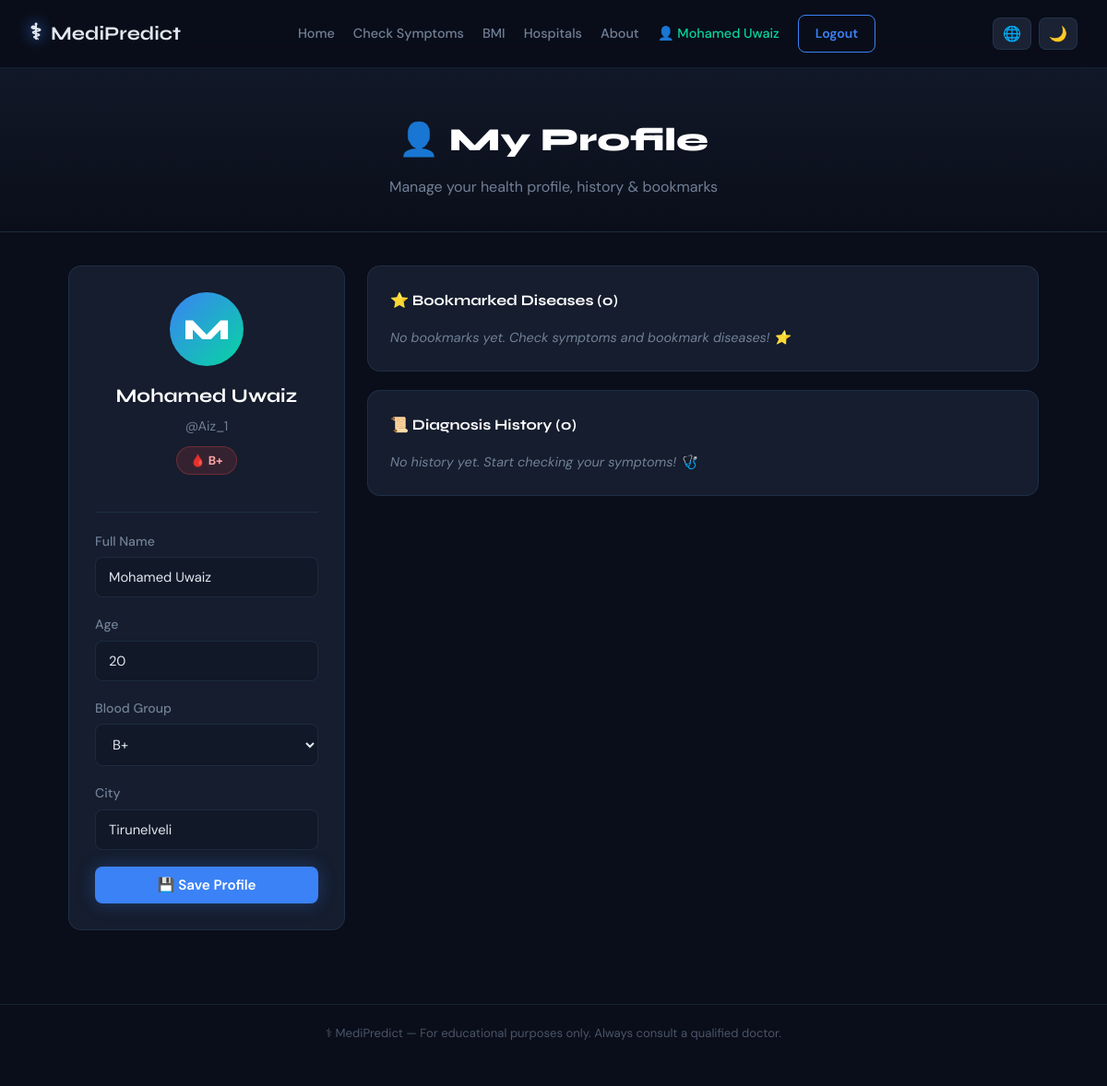
Screenshot of /profile (signed in) with the database file from the repository.
### tables this page shows
CREATE TABLE users (
        id INTEGER PRIMARY KEY AUTOINCREMENT,
        username TEXT UNIQUE NOT NULL,
        password TEXT NOT NULL,
        name TEXT, age INTEGER, blood_group TEXT, city TEXT,
        created_at TEXT DEFAULT CURRENT_TIMESTAMP
    );

### app.py (the view, shortened to what this page needs)
@app.route('/profile', methods=['GET', 'POST'])
def profile():
    if not session.get('user_id'):
        return redirect(url_for('login'))
    user = get_user_by_id(session['user_id'])
    history = get_history(session['user_id'])
    bookmarks = get_bookmarks(session['user_id'])
    return render_template('profile.html', user=user, history=history, bookmarks=bookmarks)

### app.py (called while the page is built)
def get_user_by_id(uid):
    conn = sqlite3.connect(DB_PATH)
    c = conn.cursor()
    c.execute('SELECT * FROM users WHERE id=?', (uid,))
    row = c.fetchone()
    conn.close()
    if row:
        return {'id': row[0], 'username': row[1], 'name': row[3],
                'age': row[4], 'blood_group': row[5], 'city': row[6]}
    return None

def get_history(user_id):
    conn = sqlite3.connect(DB_PATH)
    c = conn.cursor()
    c.execute('SELECT symptoms, predictions, checked_at FROM history WHERE user_id=? ORDER BY id DESC LIMIT 10', (user_id,))
    rows = c.fetchall()
    conn.close()
    return [{'symptoms': json.loads(r[0]), 'predictions': json.loads(r[1]), 'checked_at': r[2]} for r in rows]

def get_bookmarks(user_id):
    conn = sqlite3.connect(DB_PATH)
    c = conn.cursor()
    c.execute('SELECT disease FROM bookmarks WHERE user_id=?', (user_id,))
    rows = c.fetchall()
    conn.close()
    return [r[0] for r in rows]

### templates/profile.html (shortened to what this page needs)
{% extends "base.html" %}
{% block content %}
<div class="page-header">
    <div class="container">
        <h1 class="page-title">👤 My Profile</h1>
        <p class="page-subtitle">Manage your health profile, history & bookmarks</p>
    </div>
</div>
<div class="container profile-container">
    <div class="profile-grid">
        <div class="profile-card">
            <div class="profile-avatar">{{ (user.name or user.username)[0].upper() }}</div>
            <h2>{{ user.name or user.username }}</h2>
            <p class="profile-meta">@{{ user.username }}</p>
            {% if user.blood_group %}<span class="blood-badge">🩸 {{ user.blood_group }}</span>{% endif %}
            <form action="{{ url_for('profile') }}" method="POST" class="profile-form">
                <div class="form-group">
                    <label>Full Name</label>
                    <input type="text" name="name" class="form-input" value="{{ user.name or '' }}" placeholder="Your name">
                </div>
                <div class="form-group">
                    <label>Age</label>
                    <input type="number" name="age" class="form-input" value="{{ user.age or '' }}" placeholder="Age">
                </div>
                <div class="form-group">
                    <label>Blood Group</label>
                    <select name="blood_group" class="form-input">
                        {% for bg in ['A+','A-','B+','B-','AB+','AB-','O+','O-'] %}
                        <option {% if user.blood_group == bg %}selected{% endif %}>{{ bg }}</option>
                        {% endfor %}
                    </select>
                </div>
                <div class="form-group">
                    <label>City</label>
                    <input type="text" name="city" class="form-input" value="{{ user.city or '' }}" placeholder="Your city">
                </div>
                <button type="submit" class="btn btn-primary btn-full">💾 Save Profile</button>
            </form>
        </div>
        <div class="profile-right">
            <div class="profile-section">
                <h3>⭐ Bookmarked Diseases ({{ bookmarks|length }})</h3>
                {% if bookmarks %}
                <div class="bookmarks-grid">
                    {% for disease in bookmarks %}
                    <div class="bookmark-item">
                        <span>🔖 {{ disease }}</span>
                        <button onclick="removeBookmark('{{ disease }}', this)" class="btn-icon-sm">✕</button>
                    </div>
                    {% endfor %}
                </div>
                {% else %}
                <p class="empty-msg">No bookmarks yet. Check symptoms and bookmark diseases! ⭐</p>
                {% endif %}
            </div>
            <div class="profile-section">
                <h3>📜 Diagnosis History ({{ history|length }})</h3>
                {% if history %}
                <div class="history-list">
                    {% for h in history %}
                    <div class="history-item">
                        <div class="history-header">
                            <span class="history-date">🕒 {{ h.checked_at }}</span>
                            <div class="history-predictions">
                                {% for p in h.predictions %}
                                <span class="chip chip-blue">{{ p.disease }} ({{ p.match_percent }}%)</span>
                                {% endfor %}
                            </div>
                        </div>
                        <div class="history-symptoms">
                            Symptoms: {% for s in h.symptoms %}<span class="chip chip-green" style="font-size:0.75rem">{{ s }}</span>{% endfor %}
                        </div>
                    </div>
                    {% endfor %}
                </div>
                {% else %}
                <p class="empty-msg">No history yet. Start checking your symptoms! 🩺</p>
                {% endif %}
            </div>
        </div>
    </div>
</div>
{% endblock %}

### templates/base.html (shortened to what this page needs)
<!DOCTYPE html>
<html lang="en" data-theme="dark" data-lang="en">
<head>
    <link rel="stylesheet" href="{{ url_for('static', filename='css/style.css') }}">
</head>
<body>
<nav class="navbar" id="navbar">
    <a href="{{ url_for('home') }}" class="nav-brand">
        <span class="brand-icon">⚕</span>
        <span class="brand-text" data-en="MediPredict" data-hi="मेडीप्रेडिक्ट">MediPredict</span>
    </a>
    <div class="nav-links" id="navLinks">
        <a href="{{ url_for('home') }}" class="nav-link" data-en="Home" data-hi="होम">Home</a>
        <a href="{{ url_for('symptoms') }}" class="nav-link" data-en="Check Symptoms" data-hi="लक्षण जांचें">Check Symptoms</a>
        <a href="{{ url_for('bmi') }}" class="nav-link" data-en="BMI" data-hi="बीएमआई">BMI</a>
        <a href="{{ url_for('hospitals') }}" class="nav-link" data-en="Hospitals" data-hi="अस्पताल">Hospitals</a>
        <a href="{{ url_for('about') }}" class="nav-link" data-en="About" data-hi="के बारे में">About</a>
        {% if user %}
            <a href="{{ url_for('profile') }}" class="nav-link nav-user">👤 {{ user.name or user.username }}</a>
            <a href="{{ url_for('logout') }}" class="nav-btn btn-outline" data-en="Logout" data-hi="लॉगआउट">Logout</a>
        {% else %}
            <a href="{{ url_for('login') }}" class="nav-link" data-en="Login" data-hi="लॉग इन">Login</a>
            <a href="{{ url_for('register') }}" class="nav-btn btn-primary" data-en="Register" data-hi="रजिस्टर">Register</a>
        {% endif %}
    </div>
    <div class="nav-controls">
        <button class="icon-btn" id="langToggle" title="Toggle Language" onclick="toggleLang()">🌐</button>
        <button class="icon-btn" id="themeToggle" title="Toggle Theme" onclick="toggleTheme()">🌙</button>
    </div>
</nav>
<main>{% block content %}{% endblock %}</main>
<footer class="footer">
    <p data-en="⚕ MediPredict — For educational purposes only. Always consult a qualified doctor."
       data-hi="⚕ मेडीप्रेडिक्ट — केवल शैक्षिक उद्देश्यों के लिए। हमेशा एक योग्य डॉक्टर से परामर्श करें।">
        ⚕ MediPredict — For educational purposes only. Always consult a qualified doctor.
    </p>
</footer>
</body>
</html>

### rows the page displays
users: name "Mohamed Uwaiz", name "M", username "Aiz_1", blood_group "B+", age "20", city "Tirunelveli"

### other values shown
{{ bookmarks|length }} "0"
{{ history|length }} "0"
